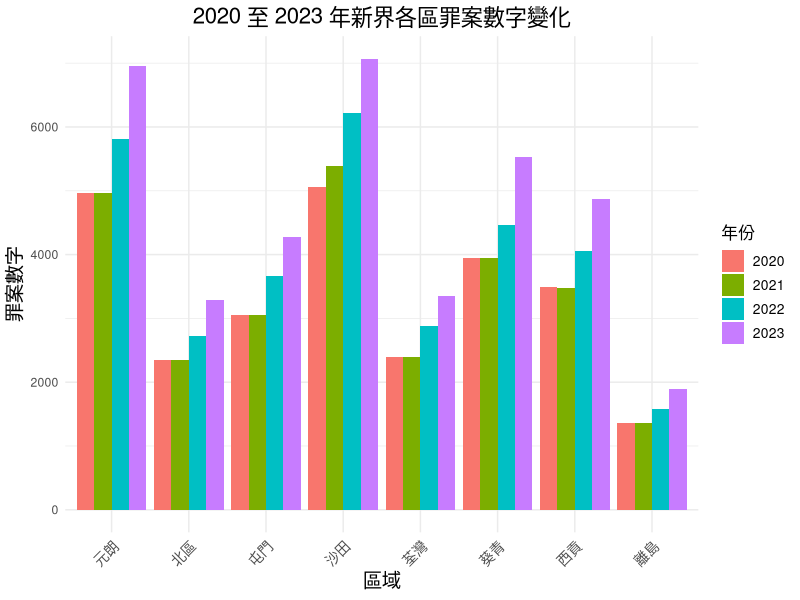

The R source for this figure:
# 安裝所需的套件（如果尚未安裝）
if (!require(dplyr)) install.packages("dplyr")
if (!require(ggplot2)) install.packages("ggplot2")
if (!require(tidyr)) install.packages("tidyr")

# 載入套件
library(dplyr)
library(ggplot2)
library(tidyr)

# 數據整理：新界2020至2023年罪案數字
crime_data <- data.frame(
  區域 = c("沙田", "屯門", "葵青", "荃灣", "元朗", "北區", "西貢", "離島"),
  `2020` = c(5063, 3059, 3942, 2390, 4970, 2347, 3485, 1358),
  `2021` = c(5387, 3049, 3946, 2389, 4967, 2344, 3481, 1356),
  `2022` = c(6218, 3658, 4466, 2873, 5811, 2729, 4053, 1579),
  `2023` = c(7069, 4273, 5527, 3346, 6958, 3284, 4872, 1899)
)

# 檢查列名
print(colnames(crime_data)) # 確認列名是否與指定的年份匹配

# 如果列名有多餘字符（例如 "X2020"），清理列名
colnames(crime_data) <- gsub("^X", "", colnames(crime_data)) # 去掉前綴 "X"
colnames(crime_data) <- trimws(colnames(crime_data))        # 去掉空格

# 將數據轉換為長格式（tidy data）
crime_data_long <- crime_data %>%
  pivot_longer(
    cols = c(`2020`, `2021`, `2022`, `2023`), # 指定年份列
    names_to = "年份",
    values_to = "罪案數字"
  )

# 繪製柱狀圖
ggplot(crime_data_long, aes(x = 區域, y = 罪案數字, fill = 年份)) +
  geom_bar(stat = "identity", position = "dodge") +
  labs(
    title = "2020 至 2023 年新界各區罪案數字變化",
    x = "區域",
    y = "罪案數字",
    fill = "年份"
  ) +
  theme_minimal() +
  theme(
    plot.title = element_text(hjust = 0.5, size = 16),
    axis.text.x = element_text(angle = 45, hjust = 1, size = 10),
    axis.title = element_text(size = 14),
    legend.title = element_text(size = 12),
    legend.text = element_text(size = 10)
  )
